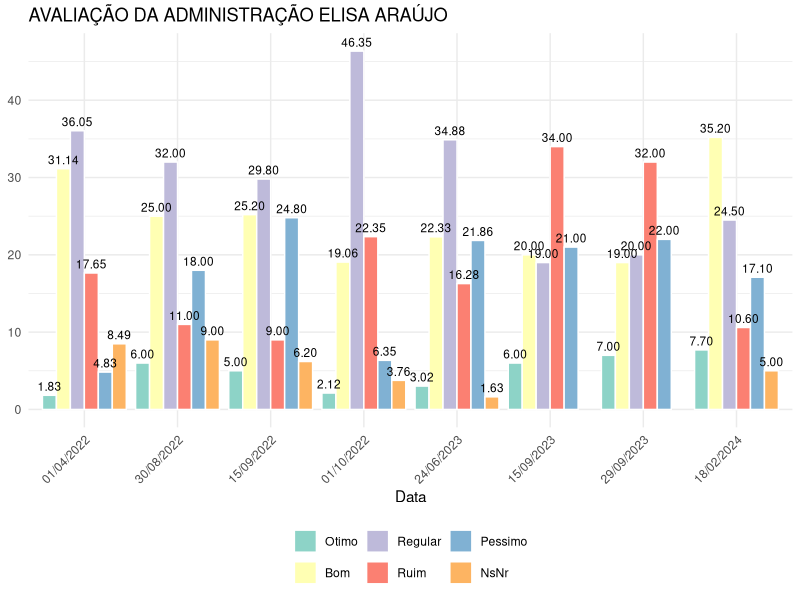

This figure's R source:
# Carregue a biblioteca
library(ggplot2)

# Crie um data frame com os dados
data <- data.frame(
  Data = c("01/04/2022", "30/08/2022", "15/09/2022", "01/10/2022", "24/06/2023", "15/09/2023", "29/09/2023", "18/02/2024"),
  Otimo = c(1.83, 6.00, 5.00, 2.12, 3.02, 6.00, 7.00, 7.70),
  Bom = c(31.14, 25.00, 25.20, 19.06, 22.33, 20.00, 19.00, 35.20),
  Regular = c(36.05, 32.00, 29.80, 46.35, 34.88, 19.00, 20.00, 24.50),
  Ruim = c(17.65, 11.00, 9.00, 22.35, 16.28, 34.00, 32.00, 10.60),
  Pessimo = c(4.83, 18.00, 24.80, 6.35, 21.86, 21.00, 22.00, 17.10),
  NsNr = c(8.49, 9.00, 6.20, 3.76, 1.63, NA, NA, 5.00)
)

# Transforme os dados para o formato longo (tidy)
library(tidyr)
data_long <- gather(data, Key, Value, -Data)

# Reordene os níveis do fator "Key"
data_long$Key <- factor(data_long$Key, levels = c("Otimo", "Bom", "Regular", "Ruim", "Pessimo", "NsNr"))

# Ordene as datas
data_long$Data <- factor(data_long$Data, levels = c("01/04/2022", "30/08/2022", "15/09/2022", "01/10/2022", "24/06/2023", "15/09/2023", "29/09/2023", "18/02/2024"))

# Crie o gráfico de barras agrupado
ggplot(data_long, aes(x = Data, y = Value, fill = Key, label = sprintf("%.2f", Value))) +
  geom_bar(stat = "identity", position = position_dodge(), color = "white") +
  geom_text(position = position_dodge(width = 0.9),    # ajuste da posição dos rótulos
            vjust = -0.5,                             # ajuste vertical dos rótulos
            size = 3) +                               # tamanho dos rótulos
  labs(title = "AVALIAÇÃO DA ADMINISTRAÇÃO ELISA ARAÚJO",
       x = "Data",
       y = NULL,
       fill = "Categoria") +
  scale_fill_brewer(palette = "Set3") +               # conjunto de cores mais suave
  theme_minimal() +
  theme(legend.position = "bottom",                   # move a legenda para a parte inferior
        legend.title = element_blank(),               # remove o título da legenda
        axis.text.x = element_text(angle = 45, hjust = 1))  # ajusta a orientação do texto no eixo x

